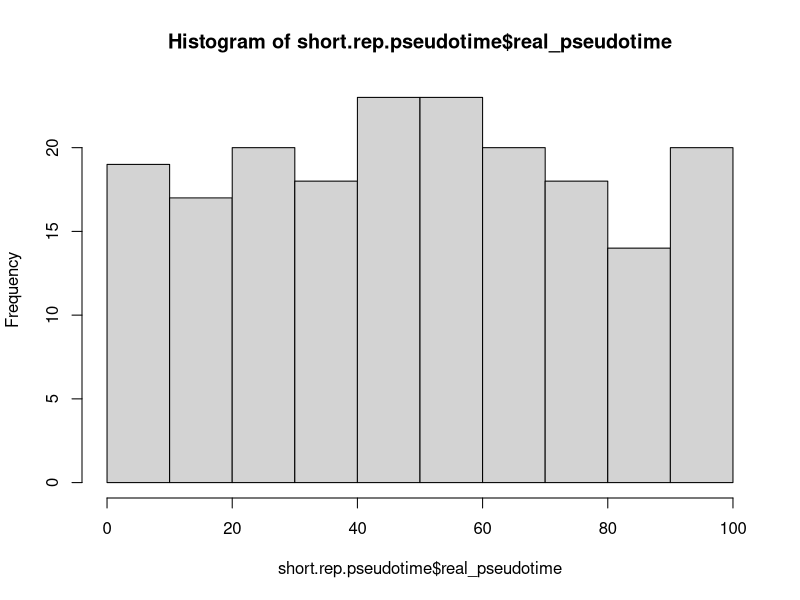

Reproduce this figure in R.
## ---- chunk 1
suppressPackageStartupMessages(library(tidyverse))
suppressPackageStartupMessages(library(knitr))
suppressPackageStartupMessages(library(kableExtra))
## ---- chunk 2
# Define a function 'create_random_repeated_vector'
create_random_repeated_vector <- function(start, end, min_repetitions, max_repetitions) {
  repetitions <- sample(min_repetitions:max_repetitions,
    size = end - start + 1, replace = TRUE
  )
  result_vector <- rep(seq(from = start, to = end, by = 1),
    times = repetitions
  )
  return(result_vector)
}

# Define a function 'discretize'
discretize <- function(x, numBins, r = range(x)) {
  b <- seq(from = r[1], to = r[2], length.out = numBins + 1)
  cut_x <- cut(x, breaks = b, include.lowest = TRUE)
  y <- table(cut_x)
  return(y)
}

# Define a function 'create_range'
create_range <- function(x) {
  y <- as.character(x[["bin"]])
  y <- y %>% stringr::str_remove_all(pattern = "\\[|\\]|\\(|\\)")
  y1 <- as.numeric(sapply(strsplit(y, ","), "[", 1))
  y2 <- as.numeric(sapply(strsplit(y, ","), "[", 2))
  rangeVec <- c(y1, y2, x[["bin_size"]], x[["customTime"]])
  return(as.numeric(rangeVec))
}
## ---- chunk 3
# Short Pseudotime with repetitions
short.rep.pseudotime <- data.frame(
  real_pseudotime = create_random_repeated_vector(1, 100, 1, 3)
)
hist(short.rep.pseudotime$real_pseudotime)
## ---- chunk 4
time_series <- short.rep.pseudotime$real_pseudotime
head(time_series)
## ---- chunk 5
time_points <- length(time_series)
time_points
## ---- chunk 6
estBins <- log2(time_points) + 1
estBins
## ---- chunk 7
estBins <- estBins * 0.7 # drop.fac
estBins
## ---- chunk 8
bin_intervals <- as.data.frame(discretize(time_series,
  numBins = estBins,
  r = range(time_series)
))
kable(bin_intervals)
## ---- chunk 9
colnames(bin_intervals) <- c("bin", "bin_size")
bin_intervals$customTime <- rownames(bin_intervals)
kable(bin_intervals)
## ---- chunk 10
bin_table <- as.data.frame(t(as.data.frame(apply(bin_intervals, 1, create_range))))
colnames(bin_table) <- c("from", "to", "bin_size", "binnedTime")
kable(bin_table)
## ---- chunk 11
short.rep.pseudotime.pooled <- as.data.frame(
  left_join(
    short.rep.pseudotime, bin_table,
    by = join_by(
      closest(real_pseudotime >= from),
      closest(real_pseudotime <= to)
    )
  )
)
kable(short.rep.pseudotime.pooled[c(c(1:3), c(29:33), c(55:58)), ])
